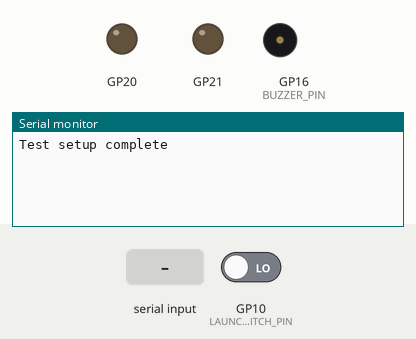
Recording of a program running on a simulated Raspberry Pi Pico. Shown: output pins drawn as LEDs (lit = HIGH), buzzer (waves = sounding, pin HIGH), the last lines printed to the serial monitor. The inputs (shaded band) are chosen by the test bench; at power-on: GP10 (LAUNCH_RAIL_SWITCH_PIN) LOW. Pins used as bus, display or sensor lines are not drawn.

Above: at 1.2 s.
1.3 s: "90,45\n" received over Serial
At 3.8 s:
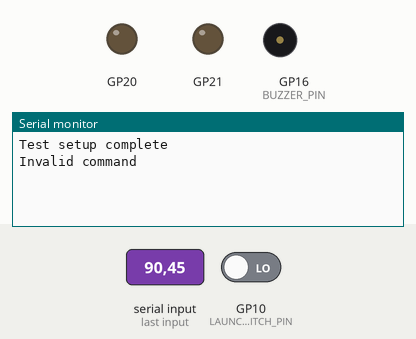
4.3 s: "deploy" received over Serial
At 6.2 s:
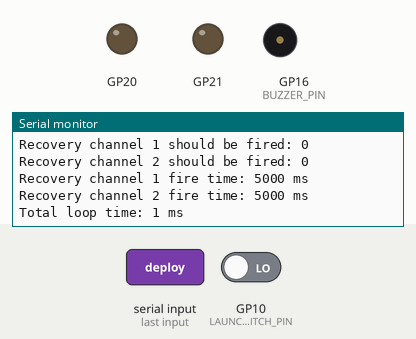

Measured:
- after the input at 1.3 s, the serial monitor: prints a new line after 1.0 s (image 1)
- after the input at 4.3 s, the serial monitor: prints a new line after 1.0 s (image 2)

The program:

main.cpp
```cpp
#include <Payload.h>

Payload payload;

// Performance monitoring
unsigned long last_total_loop_millis = 0;

// Declare as global variables
extern int total_loop_time;

// Set initial values
int total_loop_time = 0;

void setup()
{
  payload.begin();
  Serial.println("Test setup complete");
}

void loop()
{
  last_total_loop_millis = millis();
  payload.actions.runAllActions(payload.config);
  total_loop_time = millis() - last_total_loop_millis;
}
```

Actions.h
```cpp
#pragma once
#include <Config.h>

class Actions
{
private:
    void runDescentAction(Config &config);
    bool descentActionEnabled = true;
    unsigned long launchRailSwitchOffTime = 0;

    void runRecoveryChannelManagerAction(Config &config);
    bool recoveryChannelManagerActionEnabled = true;
    bool recoveryChannelShouldBeFired[2] = {false, false};
    unsigned long recoveryChannelFireTimes[2] = {0, 0};

    void runBuzzerAction(Config &config);
    bool buzzerActionEnabled = true;
    unsigned long buzzerLastStateTime = 0;

public:
    void runAllActions(Config &config);

    float altitude = 0;
};
```

Continous_Actions.h
```cpp
#include <Actions.h>

extern unsigned int total_loop_time;

void Actions::runRecoveryChannelManagerAction(Config &config)
{
  // Check if the recovery channel should be fired
  for (int i = 0; i < 2; i++)
  {
    if (recoveryChannelShouldBeFired[i])
    {
      // If the recovery channel has not been fired yet, enable it
      if (recoveryChannelFireTimes[i] == 0)
      {
        recoveryChannelFireTimes[i] = millis();
        if (i == 0)
        {
          digitalWrite(config.RECOVERY_CHANNEL_1, HIGH);
          Serial.println("Recovery channel 1 fired");
        }
        else if (i == 1)
        {
          digitalWrite(config.RECOVERY_CHANNEL_2, HIGH);
          Serial.println("Recovery channel 2 fired");
        }
      }

      // Check if the recovery channel should be toggled off
      if (millis() - recoveryChannelFireTimes[i] >= config.RECOVERY_CHANNEL_FIRE_TIME)
      {
        // Disable the recovery channel
        if (i == 0)
        {
          if (digitalRead(config.RECOVERY_CHANNEL_SENSE_1) == HIGH)
          {
            Serial.println("Recovery channel 1 was not turned on, trying again");
            digitalWrite(config.RECOVERY_CHANNEL_1, HIGH);
            return;
          }
          else
          {
            Serial.println("Recovery channel 1 has been on for " + String(config.RECOVERY_CHANNEL_FIRE_TIME) + " ms, turning off");
            digitalWrite(config.RECOVERY_CHANNEL_1, LOW);
            Serial.println("Recovery channel 1 turned off");
          }
        }
        else if (i == 1)
        {
          if (digitalRead(config.RECOVERY_CHANNEL_SENSE_2) == HIGH)
          {
            Serial.println("Recovery channel 2 was not turned on, trying again");
            digitalWrite(config.RECOVERY_CHANNEL_2, HIGH);
            return;
          }
          else
          {
            Serial.println("Recovery channel 2 has been on for " + String(config.RECOVERY_CHANNEL_FIRE_TIME) + " ms, turning off");
            digitalWrite(config.RECOVERY_CHANNEL_2, LOW);
            Serial.println("Recovery channel 2 turned off");
          }
        }

        // Reset the recovery channel flag, but keep the fire time as it will not be fired again
        recoveryChannelShouldBeFired[i] = false;
      }
    }
  }
}

void Actions::runDescentAction(Config &config)
{
  // If parachute has been deployed, there is nothing to do
  if (config.config_file_values.parachutes_deployed_flag == 1)
  {
    return;
  }

  // Check if the descent has already been recorded as started
  if (config.config_file_values.descent_flag == 1)
  {
    // Check if the remaining descent time has elapsed
    if (config.config_file_values.remaining_descent_time <= 0)
    {
      // Deploy the parachute
      recoveryChannelShouldBeFired[0] = true;
      recoveryChannelShouldBeFired[1] = true;
      config.config_file_values.parachutes_deployed_flag = 1;
    }
    else
    {
      // Decrease the remaining descent time by the time since the last loop
      config.config_file_values.remaining_descent_time -= total_loop_time;
    }
  }
  else
  {
    // Check if the launch rail switch is off
    if (digitalRead(config.LAUNCH_RAIL_SWITCH_PIN) == LOW)
    {
      if (launchRailSwitchOffTime == 0)
      {
        launchRailSwitchOffTime = millis();
      }

      // Check if the launch rail switch has been off for the threshold time
      if (millis() - launchRailSwitchOffTime >= config.LAUNCH_RAIL_SWITCH_OFF_THRESHOLD)
      {
        // Check if the altitude is above the threshold
        if (altitude > config.LAUNCH_RAIL_SWITCH_ALTITUDE_THRESHOLD)
        {
          return;
        }

        // Record the descent as started
        config.config_file_values.descent_flag = 1;
        config.config_file_values.remaining_descent_time = config.DESCENT_TIME_BEFORE_PARACHUTE_DEPLOYMENT;
      }
    }
    // Reset the launch rail switch off time if the switch is high
    else
    {
      launchRailSwitchOffTime = 0;
    }
  }
}
```

Payload.h
```cpp
#pragma once
#include <Config.h>
#include <Actions.h>

class Payload
{
  public:
    Config config;
    Actions actions;

    /**
     * @brief Initialise the PFC
    */
    void begin();
  };
```

Timed_Actions.h
```cpp
#include <Actions.h>

void Actions::runBuzzerAction(Config &config)
{
  // If the descent flag is set, or the payload has been on for more than 2 hours, start the beeping
  if (config.config_file_values.descent_flag == 1 or millis() > config.BUZZER_ACTION_START_TIME)
  {
    if (millis() - buzzerLastStateTime >= config.BUZZER_BEEP_TIME)
    {
      buzzerLastStateTime = millis();
      digitalWrite(config.BUZZER_PIN, !digitalRead(config.BUZZER_PIN));
    }
  }
}
```

Actions.cpp
```cpp
#include <Actions.h>
#include <Continous_Actions.h>
#include <Timed_Actions.h>

unsigned int last_print_time = 0;

void Actions::runAllActions(Config &config)
{
  // Check if a manual parachute deployment has been requested or the altitude has been updated
  if (Serial.available() > 0)
  {
    String msg = Serial.readString();
    if (msg == "deploy")
    {
      config.config_file_values.parachutes_deployed_flag = 1;
    }
    else if (msg.substring(0, 3) == "ALT")
    {
      altitude = msg.substring(3).toFloat();
    }
    else
    {
      Serial.println("Invalid command");
    }
  }

  // Check if the launch rail switch has been turned off and the descent has started
  runDescentAction(config);

  // Check if the recovery channel should be fired
  runRecoveryChannelManagerAction(config);

  // Check if the buzzer should be turned on
  runBuzzerAction(config);

  // Print general information every 2 seconds
  if (millis() - last_print_time > 5000)
  {
    last_print_time = millis();
    Serial.println("Current millis: " + String(millis()) + " ms");
    Serial.println("Altitude: " + String(altitude) + " m");
    Serial.println("Descent flag: " + String(config.config_file_values.descent_flag));
    Serial.println("Remaining descent time: " + String(config.config_file_values.remaining_descent_time) + " ms");
    Serial.println("Parachutes deployed flag: " + String(config.config_file_values.parachutes_deployed_flag));
    Serial.println("Launch rail switch state: " + String(digitalRead(config.LAUNCH_RAIL_SWITCH_PIN)));
    Serial.println("Launch rail switch off time: " + String(config.LAUNCH_RAIL_SWITCH_OFF_THRESHOLD) + " ms");
    Serial.println("Recovery channel 1 should be fired: " + String(recoveryChannelShouldBeFired[0]));
    Serial.println("Recovery channel 2 should be fired: " + String(recoveryChannelShouldBeFired[1]));
    Serial.println("Recovery channel 1 fire time: " + String(config.RECOVERY_CHANNEL_FIRE_TIME) + " ms");
    Serial.println("Recovery channel 2 fire time: " + String(config.RECOVERY_CHANNEL_FIRE_TIME) + " ms");
    Serial.println("Total loop time: " + String(total_loop_time) + " ms");

    last_print_time = millis();
  }
}
```

Payload.cpp
```cpp
#include "Payload.h"

void Payload::begin()
{
  // Initialize PC serial
  Serial.begin(config.PC_BAUDRATE);
  while (!Serial)
  {
    delay(100);
  }

  // Enable sensor power
  pinMode(config.SENSOR_POWER_ENABLE_PIN, OUTPUT_12MA);
  digitalWrite(config.SENSOR_POWER_ENABLE_PIN, HIGH);

  // Set the recovery channels to output and pull them low
  pinMode(config.RECOVERY_CHANNEL_1, OUTPUT_12MA);
  pinMode(config.RECOVERY_CHANNEL_2, OUTPUT_12MA);
  digitalWrite(config.RECOVERY_CHANNEL_1, LOW);
  digitalWrite(config.RECOVERY_CHANNEL_2, LOW);

  // Set the buzzer pin to output and pull it low
  pinMode(config.BUZZER_PIN, OUTPUT_12MA);
  digitalWrite(config.BUZZER_PIN, LOW);

  // Set the launch rail switch to input
  pinMode(config.LAUNCH_RAIL_SWITCH_PIN, INPUT);
}
```

Config.h
```cpp
#pragma once
// Main libraries
#include <Arduino.h>

class Config
{
public:
  struct Config_File_Values
  {
    int descent_flag;
    long remaining_descent_time;
    int parachutes_deployed_flag;
  };

  Config_File_Values config_file_values = {
      .descent_flag = 0,
      .remaining_descent_time = DESCENT_TIME_BEFORE_PARACHUTE_DEPLOYMENT,
      .parachutes_deployed_flag = 0,
  };
  // Sensor power
  const int SENSOR_POWER_ENABLE_PIN = 17;

  // logging
  const int PC_BAUDRATE = 115200;

  // Parachute
  const int RECOVERY_CHANNEL_1 = 21;
  const int RECOVERY_CHANNEL_2 = 20;
  const int RECOVERY_CHANNEL_SENSE_1 = 19;
  const int RECOVERY_CHANNEL_SENSE_2 = 18;
  const int RECOVERY_CHANNEL_FIRE_TIME = 5000;

  const int LAUNCH_RAIL_SWITCH_PIN = 10;
  const int LAUNCH_RAIL_SWITCH_OFF_THRESHOLD = 5000;
  const int DESCENT_TIME_BEFORE_PARACHUTE_DEPLOYMENT = 30000;
  const int LAUNCH_RAIL_SWITCH_ALTITUDE_THRESHOLD = 300;

  // Buzzer
  const int BUZZER_PIN = 16;
  const int BUZZER_BEEP_TIME = 2000;
  const int BUZZER_ACTION_START_TIME = 7200 * 1000; // 7200 seconds after turning on == 2 hours
};
```
